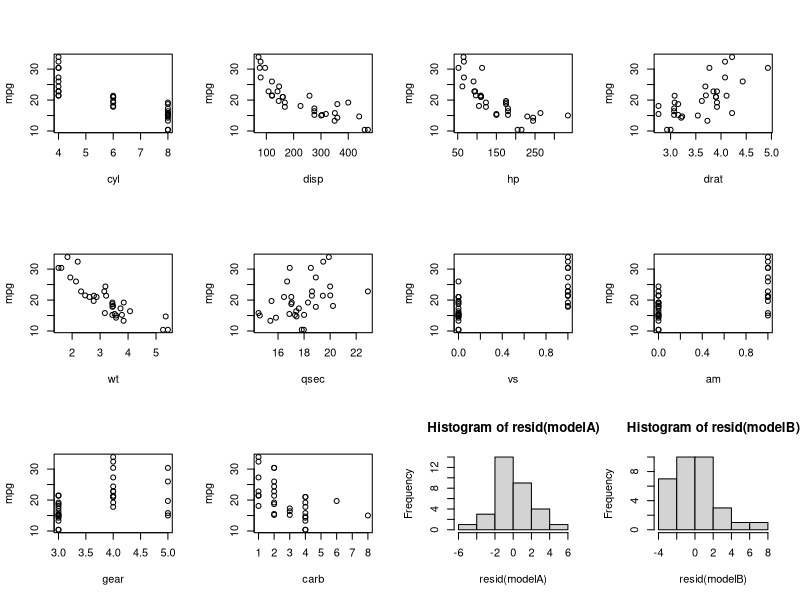
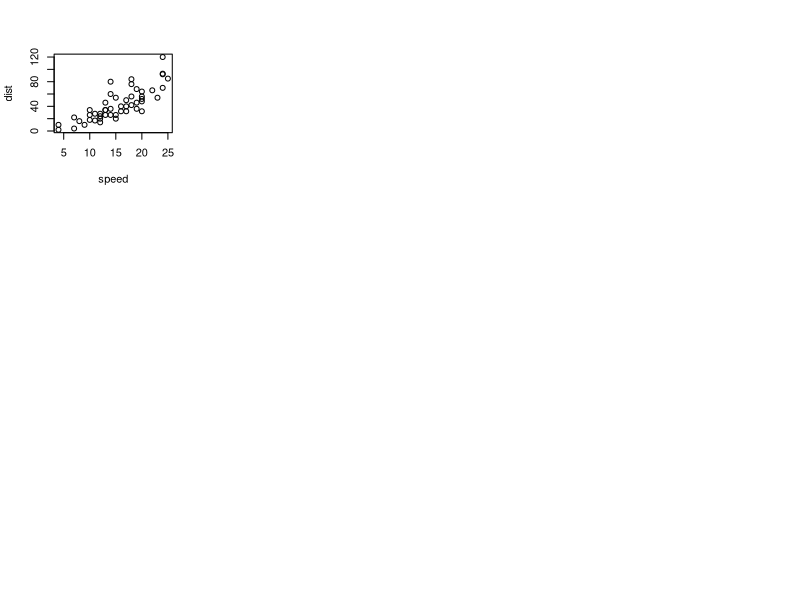

These figures' R source, in order:
## ---- chunk 1
data(mtcars)
summary(mtcars)

par(mfrow=c(3,4))
with(mtcars,{
plot(cyl, mpg)
plot(disp, mpg)
plot(hp, mpg)
plot(drat, mpg)
plot(wt, mpg)
plot(qsec, mpg)
plot(vs, mpg)
plot(am, mpg)
plot(gear, mpg)
plot(carb, mpg)
})

## ---- chunk 2

data1 <- mtcars
data1$cyl <- factor(data1$cyl)
data1$vs <- factor(data1$vs)
data1$am <- factor(data1$am)
data1$gear <- factor(data1$gear)
data1$carb <- factor(data1$carb)


## ---- chunk 3

s <- cor(mtcars, use="pairwise.complete.obs", method="kendall")
sort(abs(s[1,2:11]), decreasing = TRUE)

## ---- chunk 4

null = lm(mpg ~ 1, data = data1);
full = lm(mpg ~ ., data = data1);
forward <- step(null, scope=list(lower=null, upper=full), direction="forward");
backward <- step(full, data=mtcars1, direction="backward");
stepwise <- step(null, scope = list(upper=full), data= mtcars1, direction="both");

## ---- chunk 5


s <- cor(mtcars, use="pairwise.complete.obs", method="kendall")
s[1,2:11]
sort(s[1,2:11], decreasing = TRUE)

mtcars1 <- mtcars
mtcars1$disp <- log(mtcars1$disp)
mtcars1$hp <- log(mtcars1$hp)
mtcars1$wt <- log(mtcars1$wt)


mtcars2 <- mtcars
mtcars2$disp <- sqrt(mtcars2$disp)
mtcars2$hp <- sqrt(mtcars2$hp)
mtcars2$wt <- sqrt(mtcars2$wt)


cor(mtcars1$mpg, mtcars1$disp)
cor(mtcars1$mpg, mtcars1$hp)
cor(mtcars1$wt, mtcars1$wt)

cor(mtcars2$mpg, mtcars2$disp)
cor(mtcars2$mpg, mtcars2$hp)
cor(mtcars2$wt, mtcars2$wt)


v <- cor(mtcars1$mpg, mtcars1)
sort(v)

round(cor(mtcars1[,c(2,3,4,6)]),2)

round(cor(mtcars1, mtcars1[,c(2,3,4,6)]),2)

model1 <- lm( mpg ~ wt , data = mtcars1)
summary(model1)

model2 <- lm( mpg ~ qsec , data = mtcars1)
summary(model2)

model3 <- lm( mpg ~ hp , data = mtcars1)
summary(model3)

model4 <- lm( mpg ~ am , data = mtcars1)
summary(model4)

modelA <- lm( mpg ~ wt + qsec , data = mtcars1)
summary(modelA)

modelB <- lm( mpg ~ hp + am , data = mtcars1)
summary(modelA)

hist(resid(modelA))

hist(resid(modelB))

##***************************************


null = lm(mpg ~ 1, data = mtcars);
full = lm(mpg ~ ., data = mtcars);
forward <- step(null, scope=list(lower=null, upper=full), direction="forward");
backward <- step(full, data=mtcars, direction="backward");
stepwise <- step(null, scope = list(upper=full), data=mtcars, direction="both");


null = lm(mpg ~ 1, data = data1);
full = lm(mpg ~ ., data = data1);
forward <- step(null, scope=list(lower=null, upper=full), direction="forward");
backward <- step(full, data=mtcars1, direction="backward");
stepwise <- step(null, scope = list(upper=full), data= mtcars1, direction="both");


summary(cars)
## ---- chunk 6
plot(cars)
